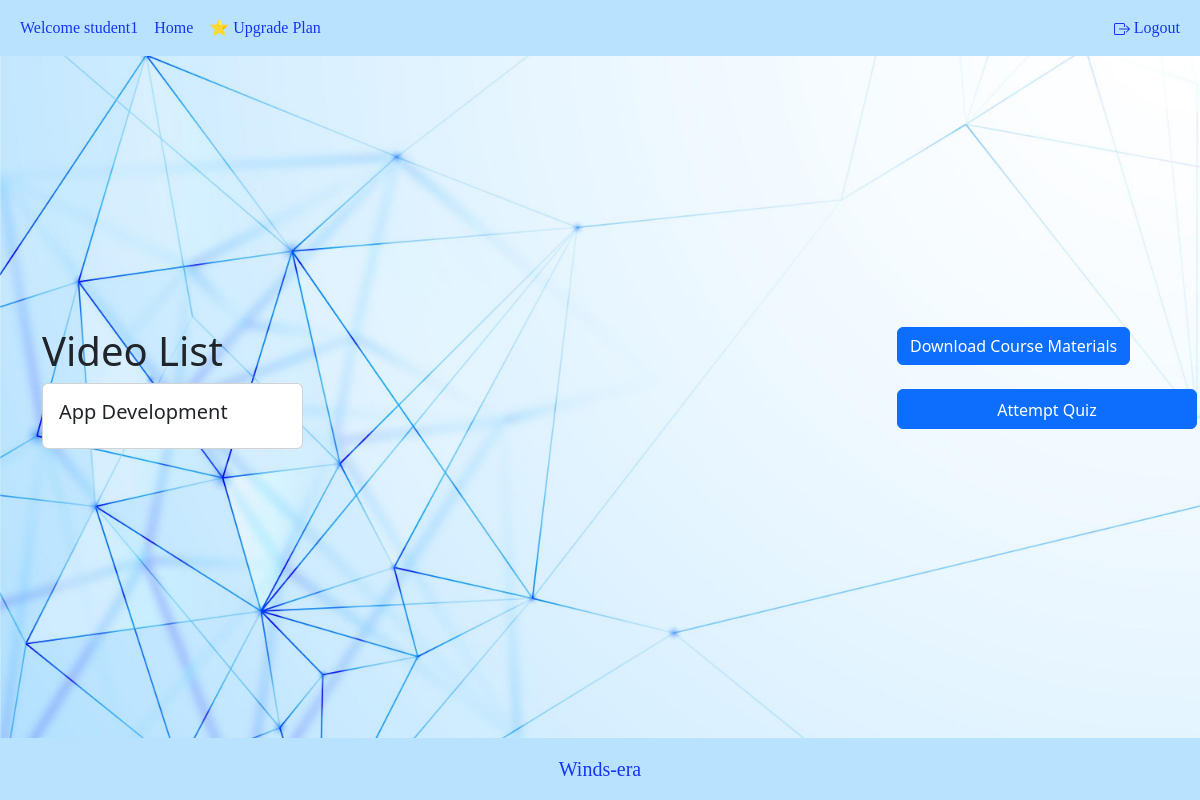
Page /content/home/Java/App_Development/ (signed in) on the earlier database version.
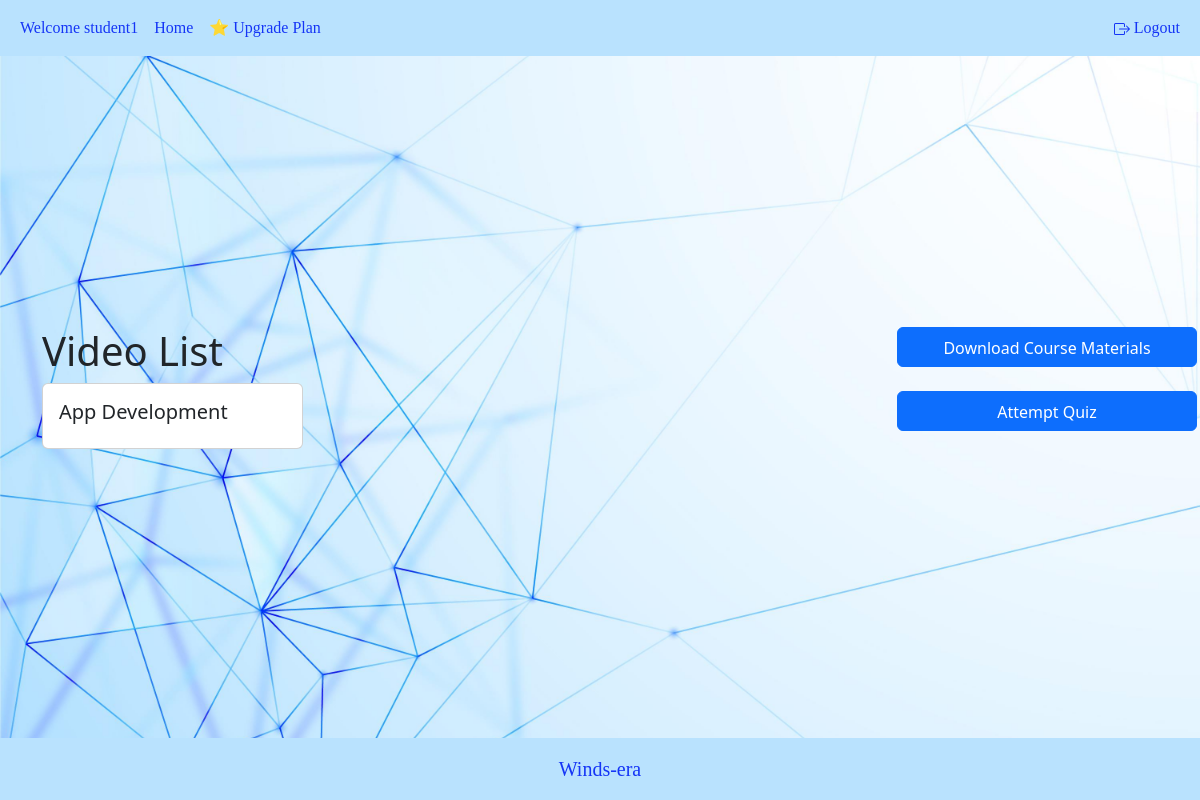
Same page on the later database version.
### website_content/views.py (the view)
# urls.py: path('<str:name>/<str:slug>/', filtered_content, name='filtered_content'),
@login_required
def filtered_content(request, name, slug):
    courses = Course.objects.filter(slug=slug)
    if request.method == 'POST':
        form = CourseForm(request.POST, request.FILES,
                          instance=courses.first())
        if form.is_valid():
            form.save()
    else:
        form = CourseForm(instance=courses.first())
    context = {
        'courses': courses,
        'form': form,
        'slug': slug,
    }
    if request.user.user_role == 'STUDENT':
        course = get_object_or_404(Course, slug=slug)
        course_view, created = CourseView.objects.get_or_create(
            user=request.user, course=course)
        if not created:
            course_view.view += 1
            course_view.save()
        return render(request, 'courses/course_content.html', context)
    else:
        return render(request, 'courses/M_course.html', context)

### course/templates/courses/course_content.html (shortened to what this page needs)
{% extends 'root.html' %} {% block content %}
<div class="container">
  <div class="row">
    <div class="col-md-9">
      <h1>Video List</h1>
      <div class="row">
        {% for video in courses %}
        <div class="col-md-4">
          <div class="card mb-3">
            <div class="card-body">
              <h5
                class="card-title video-title"
                onclick="openModal('{{ video.video_file.url }}')"
              >
                {{ video.title }}
              </h5>
            </div>
          </div>
        </div>
        {% endfor %}
      </div>
    </div>
    <div class="col-md-3">
      <div class="text-right" style="justify-content: space-evenly">
        {% if request.user.plan == 'Basic' %}
        <a href="{% url 'website_content:plan_details' %}"
          ><button id="add-course-button" class="btn btn-primary mb-4">
            Download Course Materials
          </button></a
        >
        {% else %}
        <button
          id="add-course-button"
          class="btn btn-primary mb-4 btn-custom-size"
          data-bs-toggle="modal"
          data-bs-target="#addCategoryModal"
        >
          Download Course Materials
        </button>
        {% endif %} {% if request.user.plan == 'Pro' %}
        <h6>
          <a
            class="btn btn-primary mb-4 btn-custom-size"
            href="{% url 'quiz:main-view' slug=slug %}"
            >Attempt Quiz
          </a>
        </h6>
        {% else %}
        <a href="{% url 'website_content:plan_details' %}"
          ><button id="add-course-button" class="btn btn-primary mb-4 btn-custom-size">
            Attempt Quiz
          </button></a
        >
        {% endif %}
      </div>
    </div>
  </div>
</div>
{% endblock%}

Differences in the rows shown:
changed User "student1": plan "Basic" → "Pro" (drawn)
